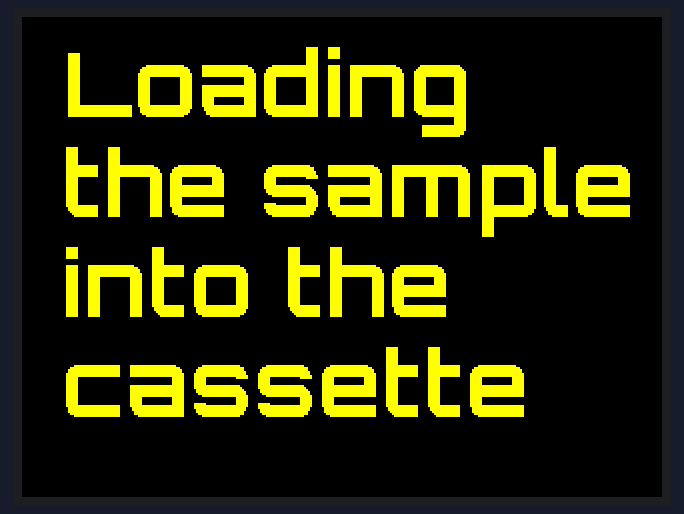
The program below on a simulated ESP32. On the bench: 320×240 colour display.

Above: at 0.3 s.
At 5.4 s:
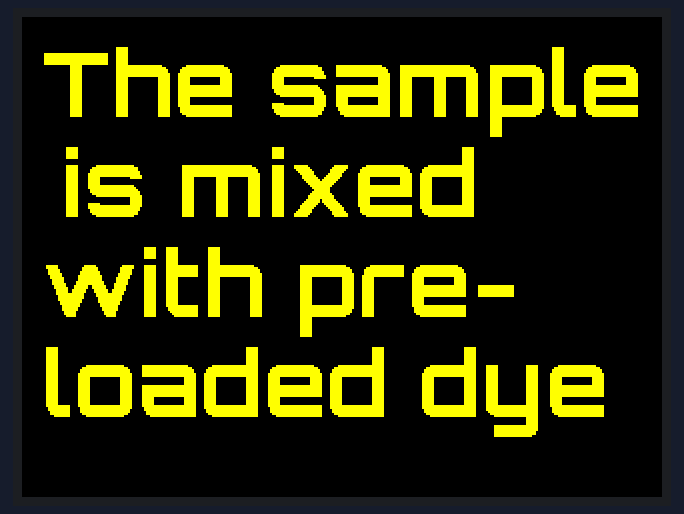
At 15.7 s:
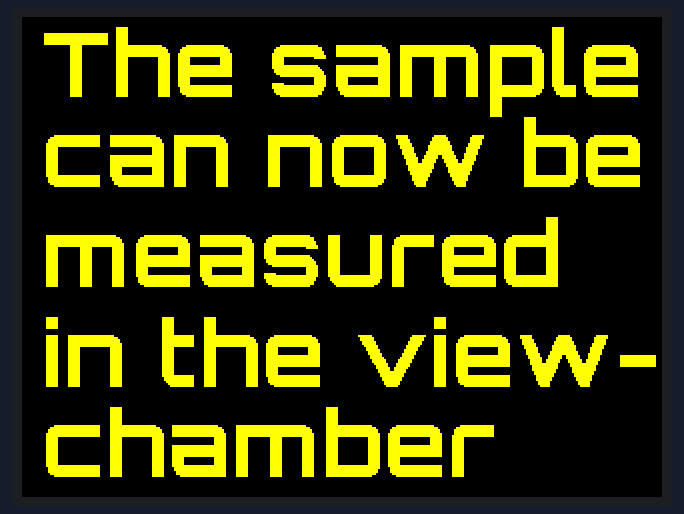
At 22.3 s:
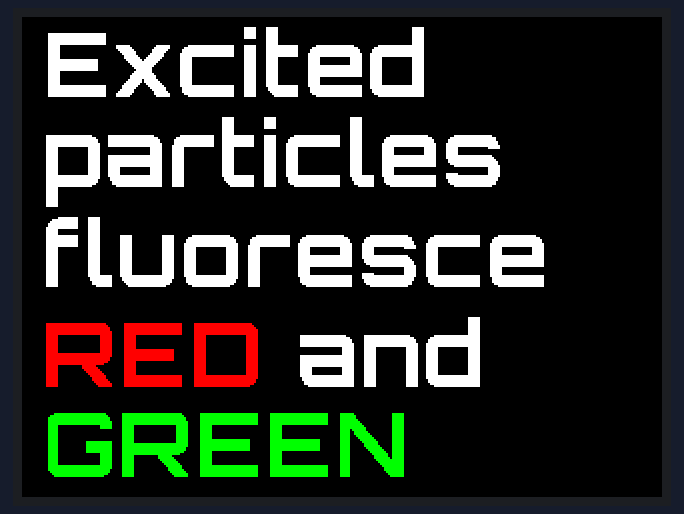
At 37.7 s:
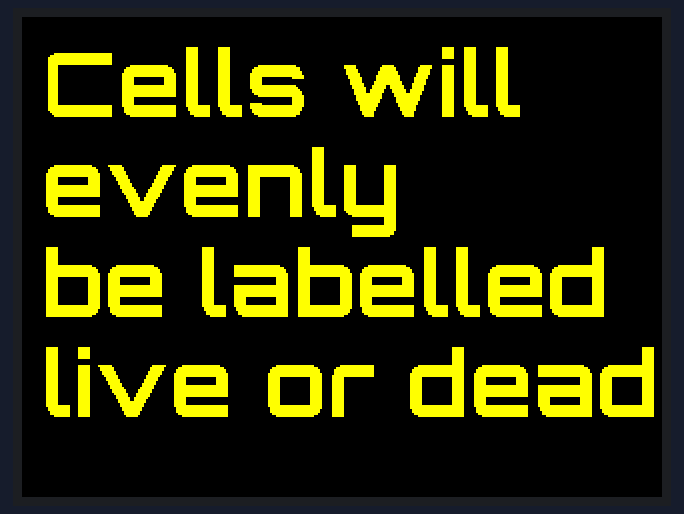

The program:

main.cpp
```cpp
#include <Arduino.h>

#include <Arduino_GFX_Library.h>

#include "Orbitron_50_Bold.h"

#define TFT_SCK    25
#define TFT_MOSI   23
#define TFT_MISO   19
#define TFT_CS     22
#define TFT_DC     21
#define TFT_RESET  33

Arduino_ESP32SPI bus = Arduino_ESP32SPI(TFT_DC, TFT_CS, TFT_SCK, TFT_MOSI, TFT_MISO);
Arduino_ILI9341 display = Arduino_ILI9341(&bus, TFT_RESET);

void setup(void)
{

display.begin();
display.setRotation(3);
//display.getTextBounds()
/* display.fillScreen(BLACK);
//display.setTextSize(2);
display.setFont(&Orbitron_Bold_45);
display.setTextColor(YELLOW);
display.setCursor(20, 50);
display.print("Loading");
display.setCursor(20, 100);
display.print("the sample");
display.setCursor(20, 150);
display.print("into the");
display.setCursor(20, 200);
display.print("cassette"); */
//delay(5000);

}

void loop()
{

display.fillScreen(BLACK);
display.setFont(&Orbitron_Bold_45);
display.setTextColor(YELLOW);
display.setCursor(20, 50);
display.print("Loading");
display.setCursor(20, 100);
display.print("the sample");
display.setCursor(20, 150);
display.print("into the");
display.setCursor(20, 200);
display.print("cassette");
delay(5000);

display.fillScreen(BLACK);
display.setFont(&Orbitron_Bold_45);
display.setTextColor(YELLOW);
display.setCursor(10, 50);
display.print("The sample");
display.setCursor(20, 100);
display.print("is mixed");
display.setCursor(10, 150);
display.print("with pre-");
display.setCursor(10, 200);
display.print("loaded dye");
delay(5000);

display.fillScreen(BLACK);
display.setFont(&Orbitron_Bold_45);
display.setTextColor(YELLOW);
display.setCursor(10, 50);
display.print("Cells will");
display.setCursor(10, 100);
display.print("evenly");
display.setCursor(10, 150);
display.print("be labelled");
display.setCursor(10, 200);
display.print("live or dead");
delay(5000);

display.fillScreen(BLACK);
display.setFont(&Orbitron_Bold_45);
display.setTextColor(YELLOW);
display.setCursor(10, 40);
display.print("The sample");
display.setCursor(10, 85);
display.print("can now be");
display.setCursor(10, 135);
display.print("measured");
display.setCursor(10, 185);
display.print("in the view-");
display.setCursor(10, 230);
display.print("chamber");
delay(5000);

display.fillScreen(BLUE);
delay(250);
display.fillScreen(BLACK);
display.fillScreen(BLUE);
delay(250);
display.fillScreen(BLACK);
display.fillScreen(GREEN);
delay(250);
display.fillScreen(BLACK);
display.fillScreen(GREEN);
delay(250);

display.fillScreen(BLACK);
display.setFont(&Orbitron_Bold_45);
display.setTextColor(WHITE);
display.setCursor(10, 40);
display.print("Excited");
display.setCursor(10, 85);
display.print("particles");
display.setCursor(10, 135);
display.print("fluoresce");
display.setCursor(10, 185);
display.setTextColor(RED);
display.print("RED");
display.setTextColor(WHITE);
display.print(" and ");
display.setCursor(10, 230);
display.setTextColor(GREEN);
display.print("GREEN");


delay(5000);

}
```

Source omitted: tron_50_Bold.h (data table, 51458 bytes)

Measured:
- what the display in image 1 shows lasts 5.1 s, from 5.4 s to 10.5 s
- what the display in image 2 shows lasts 5.0 s, from 15.6 s to 20.6 s
